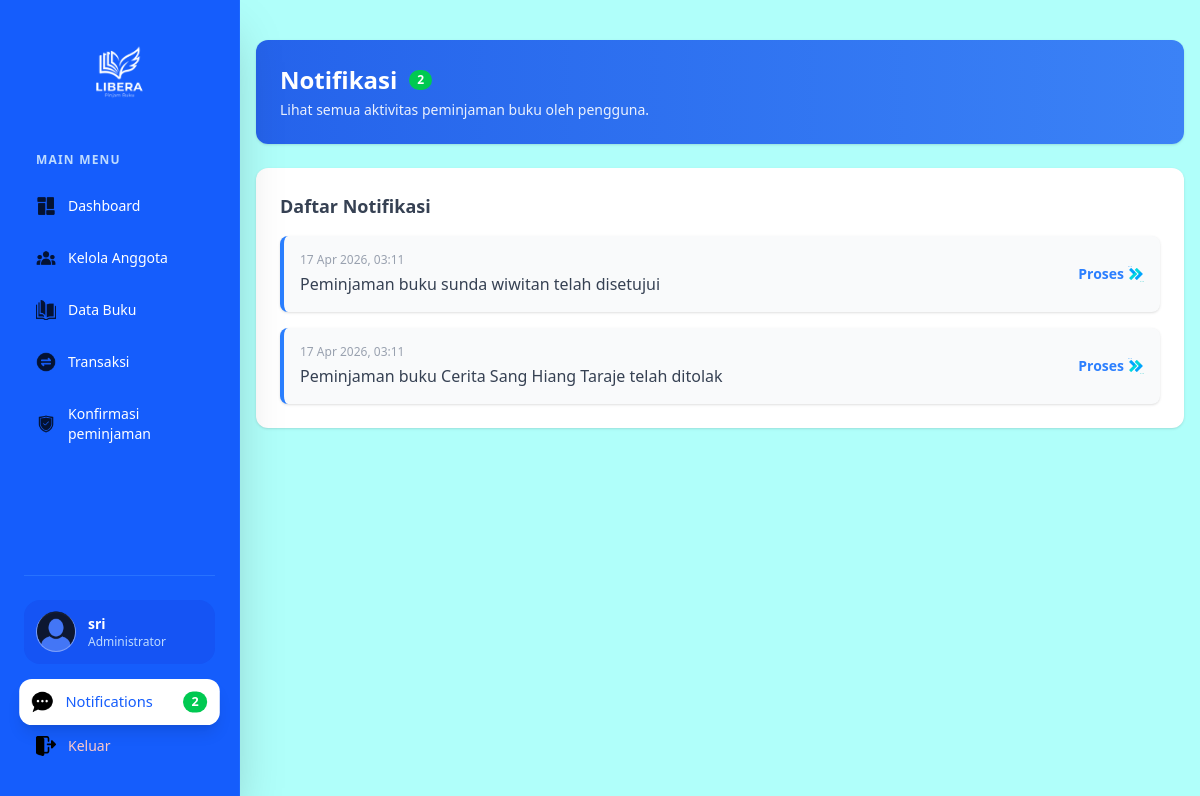
The app's page /admin/notifications.php (signed in) with its own data.
### tables this page shows
CREATE TABLE `notif` (
  `id_notif` int(11) NOT NULL,
  `id_transaksi` int(11) NOT NULL,
  `message` text NOT NULL,
  `created_at` timestamp NOT NULL DEFAULT current_timestamp(),
  `id_users` int(11) DEFAULT NULL
);

### admin/notifications.php (the view, shortened to what this page needs)
<?php
include '../config/koneksi.php';
$query_notif = mysqli_query($koneksi, "SELECT * FROM notif ORDER BY created_at DESC");
?>
<!DOCTYPE html>
<html lang="en">
<head>
    <link rel="stylesheet" href="../public/src/output.css">
</head>
<body class="bg-[#B0FFFA] font-poppins">
    <?php include 'partials/sidebar.php'; ?>
    <main class="ml-60 p-4 min-h-screen">
        <section>
            <div class="mt-6 bg-linear-to-r from-[#2563eb] to-[#3b82f6] p-6 rounded-xl shadow text-white">
                <h2 class="flex items-center gap-3 text-2xl font-semibold mb-1">
                    Notifikasi
                    <?php if ($total_notif > 0): ?>
                        <span
                            class="flex items-center justify-center bg-green-500 text-white text-xs font-bold px-2 py-0.5 rounded-full">
                            <?= $total_notif; ?>
                        </span>
                    <?php endif; ?>
                </h2>
                <p class="text-sm opacity-90">
                    Lihat semua aktivitas peminjaman buku oleh pengguna.
                </p>
            </div>
        </section>
        <section class="mt-6">
            <div class="bg-white rounded-xl shadow p-6">
                <h2 class="text-lg font-semibold text-gray-700 mb-4">
                    Daftar Notifikasi
                </h2>
                <?php if (mysqli_num_rows($query_notif) > 0): ?>
                    <div class="space-y-4">
                        <?php while ($notif = mysqli_fetch_assoc($query_notif)): ?>
                            <?php
                            $link_target = isset($notif['id_transaksi']) && !empty($notif['id_transaksi'])
                                ? "konfirmasi_pinjam.php?id=" . $notif['id_transaksi']
                                : "transaksi.php";
                            ?>
                            <a href="<?php echo $link_target; ?>"
                                class="block bg-gray-50 rounded-lg p-4 border-l-4 border-blue-500 hover:bg-blue-50 transition duration-200 shadow-sm">
                                <div class="flex justify-between items-center">
                                    <div>
                                        <p class="text-xs text-gray-400">
                                            <?php echo date('d M Y, H:i', strtotime($notif['created_at'])); ?>
                                        </p>
                                        <p class="mt-1 text-gray-700 font-medium">
                                            <?php echo htmlspecialchars($notif['message']); ?>
                                        </p>
                                    </div>
                                    <span class="text-blue-500 text-sm font-semibold flex items-center gap-1">
                                        Proses <img src="../resources/img/proses.png" class="w-4 h-4">
                                    </span>
                                </div>
                            </a>
                        <?php endwhile; ?>
                    </div>
                <?php else: ?>
                    <div class="text-center py-10">
                        <p class="text-gray-500 italic">Belum ada notifikasi.</p>
                    </div>
                <?php endif; ?>
            </div>
        </section>
    </main>
</body>
</html>

### records on screen
notif: created_at "17 Apr 2026, 03:11", message "Peminjaman buku sunda wiwitan telah disetujui"
notif: created_at "17 Apr 2026, 03:11", message "Peminjaman buku Cerita Sang Hiang Taraje telah ditolak"

### other values on screen
$_SESSION['username'] "sri"
$total_notif "2"
